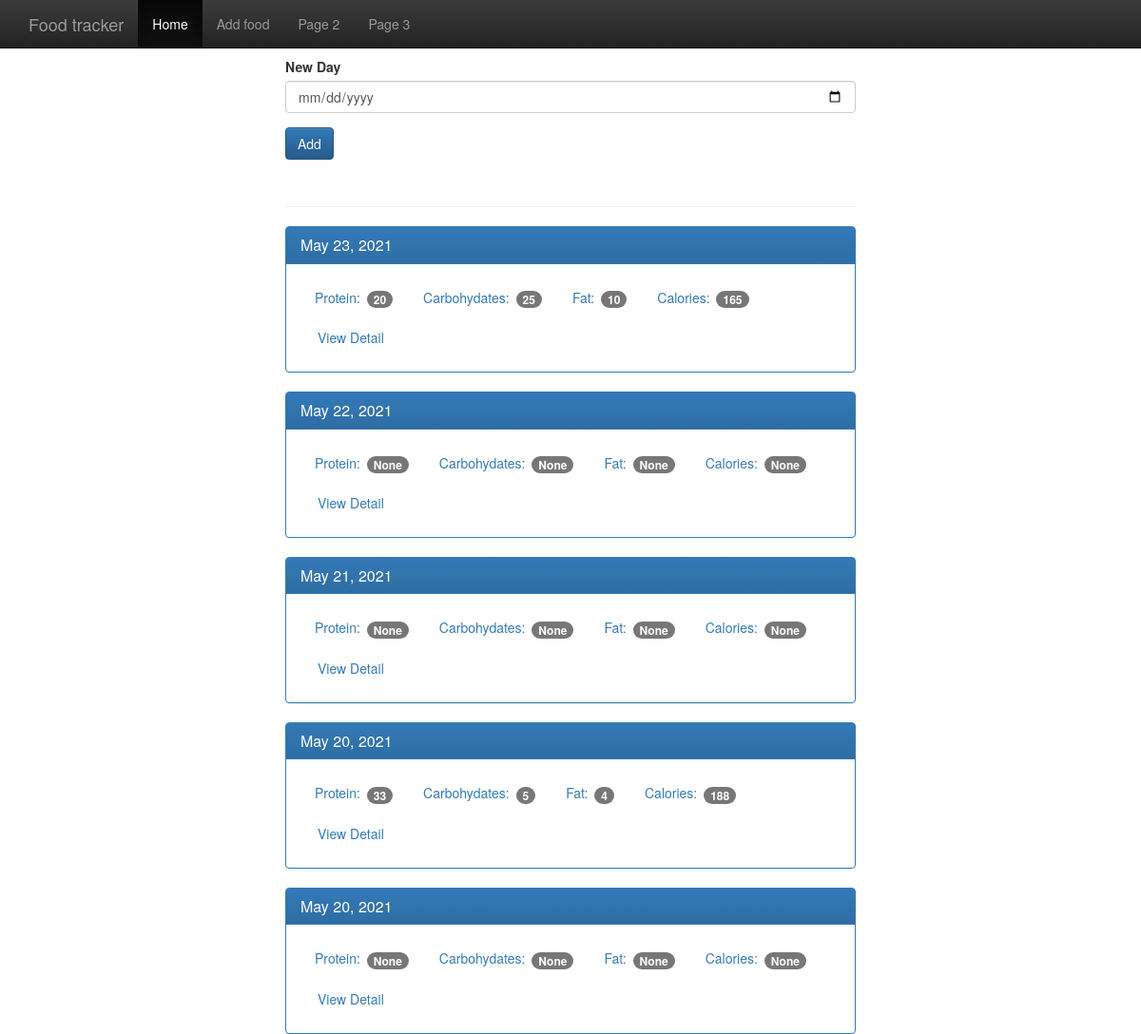
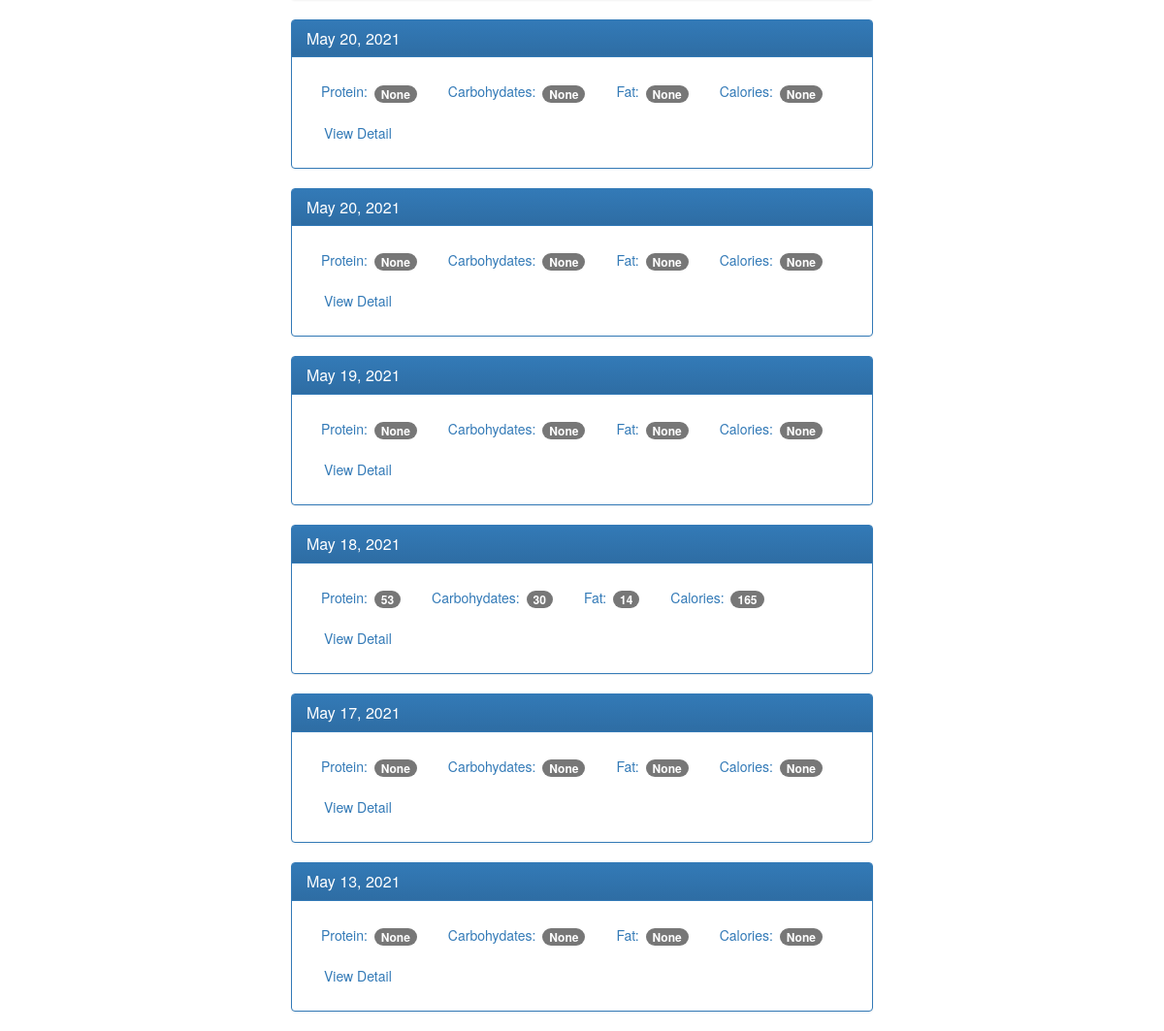
The page / on the database its author committed (2 pictures, top to bottom).
### tables this page shows
CREATE TABLE log_date(
    id integer primary key autoincrement,
    entry_date date not null
);

### app.py (the view)
@app.route('/',methods=['POST',"GET"])
def index():
    db=get_db()
    if request.method=="POST":
        date=request.form['date']
        dt=datetime.strptime(date,"%Y-%m-%d")
        database_date=datetime.strftime(dt,'%Y%m%d')
        db.execute("insert into log_date(entry_date) values(?)",[database_date])
        db.commit()
    cur=db.execute('''select log_date.entry_date, sum(food.protein) as protein, sum(food.carbohydrates) as carbohydrates,
    sum(food.fat) as fat,(food.calaories)  as calaories from log_date left join food_date
    on food_date.log_date_id=log_date.id left join food on food.id=food_date.food_id
    group by log_date.id  order by log_date.entry_date desc''')
    results=cur.fetchall()
    date_results=[]
    for i in results:
        single_date={}
        single_date['entry_date']=i['entry_date']
        single_date['protein']= i['protein']
        single_date['carbohydrates']= i['carbohydrates']
        single_date['fat']= i['fat']
        single_date['calaories']=i['calaories']
        d=datetime.strptime(str(i['entry_date']),'%Y%m%d')
        single_date['pretty_date']=datetime.strftime(d,'%B %d, %Y')
        date_results.append(single_date)
    print("results",date_results)
    return render_template('home.html',results=date_results)

### app.py (called while the page is built)
def db_connect():
    sql=sqlite3.connect('foog_log.db')
    sql.row_factory=sqlite3.Row
    return sql

def get_db():
    if not hasattr(g,'sqlite3'):
        g.sqlite_db=db_connect()
    return g.sqlite_db

### templates/home.html
{% extends "base.html" %}
{% block body %}
<div>
    <nav class="navbar navbar-inverse navbar-fixed-top">
        <div class="container">
          <div class="navbar-header">
            <a class="navbar-brand" href="{{ url_for('index') }}">Food tracker</a>
          </div>
          <div id="navbar" class="navbar-collapse collapse">
          <ul class="nav navbar-nav">
            <li class="active"><a href="{{ url_for('index') }}">Home</a></li>
            <li><a href="{{ url_for('food') }}">Add food</a></li>
            <li><a href="#">Page 2</a></li>
            <li><a href="#">Page 3</a></li>
          </ul>
          </div>
        </div>
      </nav>
      <br><br><br>
    <div class="container theme-showcase col-sm-6 col-sm-offset-3" role="main">
            <div class="row">
                <form action="/" method="POST">
                        <div class="form-group">
                                <label for="new-day">
                                        New Day
                                </label>
                                <input type="date" class="form-control" id="new-day" name="date">
                            </div>
                            <button type="submit" class="btn btn-primary">Add</button>
                </form>
                <div class="page-header">
                </div>
                {% for r in results %}
                <div class="panel panel-primary">
                        <div class="panel-heading">
                                <h3 class="panel-title"> {{r.pretty_date}} </h3>
                        </div>
                        <div class="panel-body">
                                <ul class="nav nav-pills" role="tablist">
                                    <li>
                                        <a>Protein: <span class="badge"> {{r.protein}} </span></a>
                                    </li>
                                    <li>
                                        <a>Carbohydates: <span class="badge"> {{r.carbohydrates}} </span></a>
                                    </li>
                                    <li>
                                        <a>Fat: <span class="badge"> {{r.fat}} </span></a>
                                    </li>
                                    <li>
                                        <a>Calories: <span class="badge">{{r.calaories}}</span></a>
                                    </li>
                                    <li><a href="{{ url_for('view',date=r.entry_date)}}" type="button" class="btn btn-link">View Detail</a></li>
                                </ul>
                         </div>
                        </div>
                        {% endfor %}
                </div>
            </div>
</div>
{% endblock %}>

### templates/base.html (shortened to what this page needs)
<!DOCTYPE html>
<html lang="en">
<head>
<link rel="stylesheet" href="https://maxcdn.bootstrapcdn.com/bootstrap/3.3.7/css/bootstrap.min.css">
<link rel="stylesheet" href="https://maxcdn.bootstrapcdn.com/bootstrap/3.3.7/css/bootstrap-theme.min.css">
</head>
<body>
 {% block body %}
 {% endblock %}
</body>
</html>

### rows shown on the page
log_date: pretty_date "May 23, 2021", protein "20", carbohydrates "25", fat "10", calaories "165"
log_date: pretty_date "May 22, 2021", protein "None", carbohydrates "None", fat "None", calaories "None"
log_date: pretty_date "May 21, 2021", protein "None", carbohydrates "None", fat "None", calaories "None"
log_date: pretty_date "May 20, 2021", protein "33", carbohydrates "5", fat "4", calaories "188"
log_date: pretty_date "May 20, 2021", protein "None", carbohydrates "None", fat "None", calaories "None"
log_date: pretty_date "May 20, 2021", protein "None", carbohydrates "None", fat "None", calaories "None"
log_date: pretty_date "May 20, 2021", protein "None", carbohydrates "None", fat "None", calaories "None"
log_date: pretty_date "May 19, 2021", protein "None", carbohydrates "None", fat "None", calaories "None"
log_date: pretty_date "May 18, 2021", protein "53", carbohydrates "30", fat "14", calaories "165"
log_date: pretty_date "May 17, 2021", protein "None", carbohydrates "None", fat "None", calaories "None"
log_date: pretty_date "May 13, 2021", protein "None", carbohydrates "None", fat "None", calaories "None"
